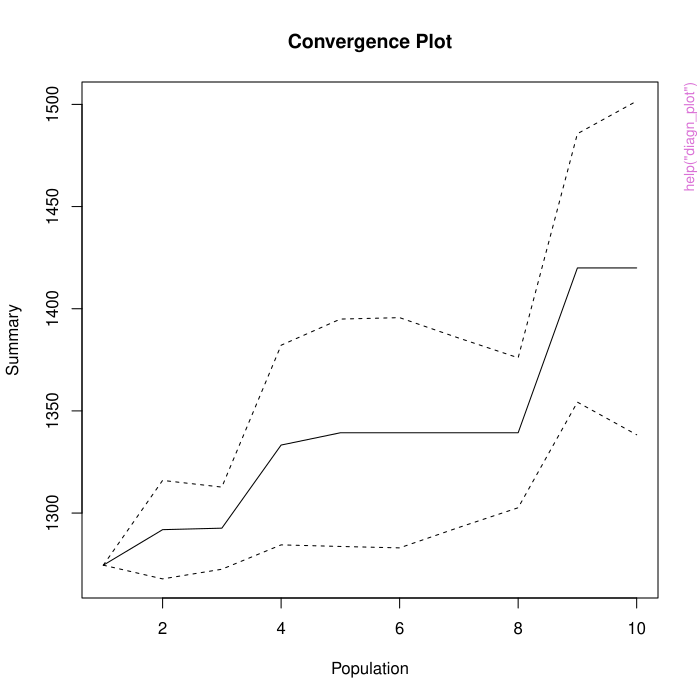

Write the R code that produced this figure.
pkgname <- "FFMS"
source(file.path(R.home("share"), "R", "examples-header.R"))
options(warn = 1)
library('FFMS')

base::assign(".oldSearch", base::search(), pos = 'CheckExEnv')
base::assign(".old_wd", base::getwd(), pos = 'CheckExEnv')
cleanEx()
nameEx("abalone")
### * abalone

flush(stderr()); flush(stdout())

### Name: abalone
### Title: Physical Measurements of 4177 Abalones, a Species of Sea Snail.
### Aliases: abalone
### Keywords: datasets

### ** Examples


data(abalone)
## maybe str(abalone) ; plot(abalone) ...




cleanEx()
nameEx("aggr.ffms_predict")
### * aggr.ffms_predict

flush(stderr()); flush(stdout())

### Name: aggr.ffms_predict
### Title: Access Aggregated Predictions
### Aliases: aggr.ffms_predict

### ** Examples




cleanEx()
nameEx("arcsinh")
### * arcsinh

flush(stderr()); flush(stdout())

### Name: arcsinh
### Title: Arcsinh Transform
### Aliases: arcsinh

### ** Examples

arcsinh(2)




cleanEx()
nameEx("coef.bgnlm_model")
### * coef.bgnlm_model

flush(stderr()); flush(stdout())

### Name: coef.bgnlm_model
### Title: Coefficients for BGNLM Model
### Aliases: coef.bgnlm_model

### ** Examples

data(exoplanet)
model <- get.best.model(ffms(semimajoraxis ~ ., data = exoplanet, family = "gaussian"))
coef(model)



cleanEx()
nameEx("coef.ffms_base")
### * coef.ffms_base

flush(stderr()); flush(stdout())

### Name: coef.ffms_base
### Title: Coefficients for FFMS Model
### Aliases: coef.ffms_base

### ** Examples

data(exoplanet)
model <- ffms(semimajoraxis ~ ., data = exoplanet, method = "ffms_base", transforms = c("sigmoid"))
coef(model)



cleanEx()
nameEx("coef.ffms_merged")
### * coef.ffms_merged

flush(stderr()); flush(stdout())

### Name: coef.ffms_merged
### Title: Coefficients for FFMS Merged Model
### Aliases: coef.ffms_merged

### ** Examples

data(exoplanet)
model <- ffms(semimajoraxis ~ ., data = exoplanet, 
method = "ffms.parallel", transforms = c("sigmoid"), 
runs = 2, cores = 1)
coef(model)



cleanEx()
nameEx("coef.fms_base")
### * coef.fms_base

flush(stderr()); flush(stdout())

### Name: coef.fms_base
### Title: Coefficients for FMS Model
### Aliases: coef.fms_base

### ** Examples

data(exoplanet)
model <- ffms(semimajoraxis ~ ., data = exoplanet, method = "fms_base")
coef(model)



cleanEx()
nameEx("coef.fms_parallel")
### * coef.fms_parallel

flush(stderr()); flush(stdout())

### Name: coef.fms_parallel
### Title: Coefficients for FMS Parallel Model
### Aliases: coef.fms_parallel

### ** Examples

data(exoplanet)
model <- ffms(semimajoraxis ~ ., data = exoplanet, method = "fms.parallel", cores = 1, runs = 2)
coef(model)



cleanEx()
nameEx("compute_effects")
### * compute_effects

flush(stderr()); flush(stdout())

### Name: compute_effects
### Title: Compute Effects for Specified Covariates Using a Fitted Model
### Aliases: compute_effects

### ** Examples


data <- data.frame(matrix(rnorm(600), 100))
result <- fms.parallel(runs = 2, 
cores = 1, 
y = matrix(rnorm(100), 100),
x = data, 
loglik.pi = gaussian.loglik)
compute_effects(result,labels = names(data))




cleanEx()
nameEx("cos_deg")
### * cos_deg

flush(stderr()); flush(stdout())

### Name: cos_deg
### Title: Cosine Function for Degrees
### Aliases: cos_deg

### ** Examples

cos_deg(0)




cleanEx()
nameEx("diagn_plot")
### * diagn_plot

flush(stderr()); flush(stdout())

### Name: diagn_plot
### Title: Plot Convergence Diagnostics for FFMS or FFMS Merged Results
### Aliases: diagn_plot

### ** Examples

data(exoplanet)
result <- ffms(semimajoraxis ~ ., data = exoplanet, method = "ffms_base", transforms = c("sin"))
diagn_plot(result, FUN = median, conf = 0.95, main = "Convergence Plot")




cleanEx()
nameEx("erf")
### * erf

flush(stderr()); flush(stdout())

### Name: erf
### Title: Erf Function
### Aliases: erf

### ** Examples

erf(2)




cleanEx()
nameEx("exp_dbl")
### * exp_dbl

flush(stderr()); flush(stdout())

### Name: exp_dbl
### Title: Double Exponential Function
### Aliases: exp_dbl

### ** Examples

exp_dbl(2)




cleanEx()
nameEx("ffms")
### * ffms

flush(stderr()); flush(stdout())

### Name: ffms
### Title: Fit a BGNLM Model Using FMS or FFMS Sampling.
### Aliases: ffms

### ** Examples

# Fit a Gaussian multivariate time series model
ffms_result <- ffms(
 X1 ~ .,
 family = "gaussian",
 method = "ffms.parallel",
 data = data.frame(matrix(rnorm(600), 100)),
 transforms = c("sin","cos"),
 P = 10,
 runs = 1,
 cores = 1
)
summary(ffms_result)





cleanEx()
nameEx("ffms.mlik.master")
### * ffms.mlik.master

flush(stderr()); flush(stdout())

### Name: ffms.mlik.master
### Title: Master Log Marginal Likelihood Function
### Aliases: ffms.mlik.master

### ** Examples

ffms.mlik.master(y = rnorm(100), 
x = matrix(rnorm(100)), 
c(TRUE,TRUE), 
list(oc = 1),
mlpost_params = list(family = "gaussian", beta_prior = list(type = "g-prior", a = 2),
         r = exp(-0.5)))




cleanEx()
nameEx("ffms.parallel")
### * ffms.parallel

flush(stderr()); flush(stdout())

### Name: ffms.parallel
### Title: Run Multiple FFMS (Genetically Modified FMS) Runs in Parallel.
### Aliases: ffms.parallel

### ** Examples

result <- ffms.parallel(
  runs = 1,
  cores = 1,
  loglik.pi = NULL,
  y = matrix(rnorm(100), 100),
  x = matrix(rnorm(600), 100),
  transforms = c("p0", "exp_dbl")
)

summary(result)

plot(result)




cleanEx()
nameEx("ffms_base")
### * ffms_base

flush(stderr()); flush(stdout())

### Name: ffms_base
### Title: Main Algorithm for FFMS (Genetically Modified FMS)
### Aliases: ffms_base

### ** Examples

result <- ffms_base(y = matrix(rnorm(100), 100),
x = matrix(rnorm(600), 100), 
P = 2, 
transform = c("p0", "exp_dbl"))
summary(result)
plot(result)




cleanEx()
nameEx("fitted.ffms_predict")
### * fitted.ffms_predict

flush(stderr()); flush(stdout())

### Name: fitted.ffms_predict
### Title: Access Fitted Values
### Aliases: fitted.ffms_predict

### ** Examples




cleanEx()
nameEx("fms.parallel")
### * fms.parallel

flush(stderr()); flush(stdout())

### Name: fms.parallel
### Title: Run Multiple FMS Runs in Parallel, Merging the Results Before
###   Returning.
### Aliases: fms.parallel

### ** Examples

result <- fms.parallel(runs = 1, 
cores = 1, 
loglik.pi = FFMS::gaussian.loglik,
y = matrix(rnorm(100), 100),
x = matrix(rnorm(600), 100))
summary(result)
plot(result)




cleanEx()
nameEx("fms_base")
### * fms_base

flush(stderr()); flush(stdout())

### Name: fms_base
### Title: Main Algorithm for FMS (Genetically Modified FMS)
### Aliases: fms_base

### ** Examples

result <- fms_base(
y = matrix(rnorm(100), 100),
x = matrix(rnorm(600), 100),
loglik.pi = gaussian.loglik)
summary(result)
plot(result)




cleanEx()
nameEx("gaussian.loglik")
### * gaussian.loglik

flush(stderr()); flush(stdout())

### Name: gaussian.loglik
### Title: Log Likelihood Function for Gaussian Regression with a Jeffreys
###   Prior and BIC Approximation
### Aliases: gaussian.loglik

### ** Examples

gaussian.loglik(rnorm(100), matrix(rnorm(100)), TRUE, list(oc = 1), NULL)





cleanEx()
nameEx("gelu")
### * gelu

flush(stderr()); flush(stdout())

### Name: gelu
### Title: GELU Function
### Aliases: gelu

### ** Examples

gelu(2)




cleanEx()
nameEx("gen.params.ffms_base")
### * gen.params.ffms_base

flush(stderr()); flush(stdout())

### Name: gen.params.ffms_base
### Title: Generate a Parameter List for FFMS (Genetically Modified FMS)
### Aliases: gen.params.ffms_base

### ** Examples

data <- data.frame(y = rnorm(100), x1 = rnorm(100), x2 = rnorm(100))
params <- gen.params.ffms_base(ncol(data) - 1)
str(params)




cleanEx()
nameEx("gen.params.fms_base")
### * gen.params.fms_base

flush(stderr()); flush(stdout())

### Name: gen.params.fms_base
### Title: Generate a Parameter List for FMS (Mode Jumping MCMC)
### Aliases: gen.params.fms_base

### ** Examples

gen.params.fms_base(matrix(rnorm(600), 100))





cleanEx()
nameEx("gen.probs.ffms_base")
### * gen.probs.ffms_base

flush(stderr()); flush(stdout())

### Name: gen.probs.ffms_base
### Title: Generate a Probability List for FFMS (Genetically Modified FMS)
### Aliases: gen.probs.ffms_base

### ** Examples

gen.probs.ffms_base(c("p0", "exp_dbl"))





cleanEx()
nameEx("gen.probs.fms_base")
### * gen.probs.fms_base

flush(stderr()); flush(stdout())

### Name: gen.probs.fms_base
### Title: Generate a Probability List for FMS (Mode Jumping MCMC)
### Aliases: gen.probs.fms_base

### ** Examples

gen.probs.fms_base()




cleanEx()
nameEx("get.best.model")
### * get.best.model

flush(stderr()); flush(stdout())

### Name: get.best.model
### Title: Extract the Best Model from MJMCMC or GMJMCMC Results
### Aliases: get.best.model

### ** Examples

data(exoplanet)
result <- ffms(semimajoraxis ~ ., data = exoplanet, method = "fms_base")
get.best.model(result)




cleanEx()
nameEx("get.mpm.model")
### * get.mpm.model

flush(stderr()); flush(stdout())

### Name: get.mpm.model
### Title: Retrieve the Median Probability Model (MPM)
### Aliases: get.mpm.model

### ** Examples

## Not run: 
##D # Simulate data
##D set.seed(42)
##D x <- data.frame(
##D   PlanetaryMassJpt = rnorm(100),
##D   RadiusJpt = rnorm(100),
##D   PeriodDays = rnorm(100)
##D )
##D y <- 1 + 0.5 * x$PlanetaryMassJpt - 0.3 * x$RadiusJpt + rnorm(100)
##D 
##D # Assume 'result' is a fitted object from ffms_base or fms_base
##D result <- fms_base(cbind(y,x))  
##D 
##D # Get the MPM
##D mpm_model <- get.mpm.model(result, y, x, family = "gaussian")
##D 
##D # Access coefficients
##D mpm_model$coefs
## End(Not run)




cleanEx()
nameEx("hs")
### * hs

flush(stderr()); flush(stdout())

### Name: hs
### Title: Heavy Side Function
### Aliases: hs

### ** Examples

hs(2)




cleanEx()
nameEx("impute_x")
### * impute_x

flush(stderr()); flush(stdout())

### Name: impute_x
### Title: Impute Missing Values in the Data
### Aliases: impute_x

### ** Examples




cleanEx()
nameEx("impute_x_pred")
### * impute_x_pred

flush(stderr()); flush(stdout())

### Name: impute_x_pred
### Title: Impute Missing Values in Test Data Using Training Data
### Aliases: impute_x_pred

### ** Examples




cleanEx()
nameEx("log_prior")
### * log_prior

flush(stderr()); flush(stdout())

### Name: log_prior
### Title: Log Model Prior Function
### Aliases: log_prior

### ** Examples

log_prior(mlpost_params = list(r=2), complex = list(oc = 2))




cleanEx()
nameEx("logistic.loglik")
### * logistic.loglik

flush(stderr()); flush(stdout())

### Name: logistic.loglik
### Title: Log Likelihood Function for Logistic Regression with a Jeffreys
###   Parameter Prior and BIC Approximations of the Posterior.
### Aliases: logistic.loglik

### ** Examples

logistic.loglik(as.integer(rnorm(100) > 0), matrix(rnorm(100)), TRUE, list(oc = 1))





cleanEx()
nameEx("marginal.probs")
### * marginal.probs

flush(stderr()); flush(stdout())

### Name: marginal.probs
### Title: Function for Calculating Marginal Inclusion Probabilities of
###   Features Given a List of Models
### Aliases: marginal.probs

### ** Examples

result <- ffms_base(x = matrix(rnorm(600), 100),
y = matrix(rnorm(100), 100), 
P = 2, 
transforms = c("p0", "exp_dbl"))
marginal.probs(result$models[[1]])




cleanEx()
nameEx("merge_results")
### * merge_results

flush(stderr()); flush(stdout())

### Name: merge_results
### Title: Merge a List of Multiple Results from Many Runs
### Aliases: merge_results

### ** Examples

result <-  ffms(semimajoraxis ~ ., data = exoplanet,
 method = "ffms.parallel", transforms = c("sigmoid"), 
 runs = 2, cores = 1)

summary(result)

plot(result)

merge_results(result$results.raw)




cleanEx()
nameEx("model.string")
### * model.string

flush(stderr()); flush(stdout())

### Name: model.string
### Title: Function to Generate a Function String for a Model Consisting of
###   Features
### Aliases: model.string

### ** Examples

result <- ffms_base(y = matrix(rnorm(100), 100),
x = matrix(rnorm(600), 100), 
P = 2, transforms =  c("p0", "exp_dbl"))
summary(result)
plot(result)
model.string(c(TRUE, FALSE, TRUE, FALSE, TRUE), result$populations[[1]])
model.string(result$models[[1]][1][[1]]$model, result$populations[[1]])




cleanEx()
nameEx("ngelu")
### * ngelu

flush(stderr()); flush(stdout())

### Name: ngelu
### Title: Negative GELU Function
### Aliases: ngelu

### ** Examples

ngelu(2)




cleanEx()
nameEx("nhs")
### * nhs

flush(stderr()); flush(stdout())

### Name: nhs
### Title: Negative Heavy Side Function
### Aliases: nhs

### ** Examples

nhs(2)




cleanEx()
nameEx("not")
### * not

flush(stderr()); flush(stdout())

### Name: not
### Title: Not x
### Aliases: not

### ** Examples

not(TRUE)




cleanEx()
nameEx("nrelu")
### * nrelu

flush(stderr()); flush(stdout())

### Name: nrelu
### Title: Negative ReLU Function
### Aliases: nrelu

### ** Examples

nrelu(2)




cleanEx()
nameEx("p0")
### * p0

flush(stderr()); flush(stdout())

### Name: p0
### Title: p0 Polynomial Term
### Aliases: p0

### ** Examples

p0(2)




cleanEx()
nameEx("p05")
### * p05

flush(stderr()); flush(stdout())

### Name: p05
### Title: p05 Polynomial Term
### Aliases: p05

### ** Examples

p05(2)




cleanEx()
nameEx("p0p0")
### * p0p0

flush(stderr()); flush(stdout())

### Name: p0p0
### Title: p0p0 Polynomial Term
### Aliases: p0p0

### ** Examples

p0p0(2)




cleanEx()
nameEx("p0p05")
### * p0p05

flush(stderr()); flush(stdout())

### Name: p0p05
### Title: p0p05 Polynomial Term
### Aliases: p0p05

### ** Examples

p0p05(2)




cleanEx()
nameEx("p0p1")
### * p0p1

flush(stderr()); flush(stdout())

### Name: p0p1
### Title: p0p1 Polynomial Term
### Aliases: p0p1

### ** Examples

p0p1(2)




cleanEx()
nameEx("p0p2")
### * p0p2

flush(stderr()); flush(stdout())

### Name: p0p2
### Title: p0p2 Polynomial Term
### Aliases: p0p2

### ** Examples

p0p2(2)




cleanEx()
nameEx("p0p3")
### * p0p3

flush(stderr()); flush(stdout())

### Name: p0p3
### Title: p0p3 Polynomial Term
### Aliases: p0p3

### ** Examples

p0p3(2)




cleanEx()
nameEx("p0pm05")
### * p0pm05

flush(stderr()); flush(stdout())

### Name: p0pm05
### Title: p0pm05 Polynomial Term
### Aliases: p0pm05

### ** Examples

p0pm05(2)




cleanEx()
nameEx("p0pm1")
### * p0pm1

flush(stderr()); flush(stdout())

### Name: p0pm1
### Title: p0pm1 Polynomial Terms
### Aliases: p0pm1

### ** Examples

p0pm1(2)




cleanEx()
nameEx("p0pm2")
### * p0pm2

flush(stderr()); flush(stdout())

### Name: p0pm2
### Title: p0pm2 Polynomial Term
### Aliases: p0pm2

### ** Examples

p0pm2(2)




cleanEx()
nameEx("p2")
### * p2

flush(stderr()); flush(stdout())

### Name: p2
### Title: p2 Polynomial Term
### Aliases: p2

### ** Examples

p2(2)




cleanEx()
nameEx("p3")
### * p3

flush(stderr()); flush(stdout())

### Name: p3
### Title: p3 Polynomial Term
### Aliases: p3

### ** Examples

p3(2)




cleanEx()
nameEx("plot.bgnlm_model")
### * plot.bgnlm_model

flush(stderr()); flush(stdout())

### Name: plot.bgnlm_model
### Title: Plot BGNLM Model
### Aliases: plot.bgnlm_model

### ** Examples

data(exoplanet)
model <- get.best.model(ffms(semimajoraxis ~ ., data = exoplanet, family = "gaussian"))
plot(model)



cleanEx()
nameEx("plot.ffms_base")
### * plot.ffms_base

flush(stderr()); flush(stdout())

### Name: plot.ffms_base
### Title: Function to Plot GMJMCMC Results and Merged Results from
###   merge.results
### Aliases: plot.ffms_base

### ** Examples

result <- ffms_base(y = matrix(rnorm(100), 100),
x = matrix(rnorm(600), 100), 
P = 2, 
transforms = c("p0", "exp_dbl"))
plot(result)





cleanEx()
nameEx("plot.ffms_merged")
### * plot.ffms_merged

flush(stderr()); flush(stdout())

### Name: plot.ffms_merged
### Title: Plot a ffms_merged Run
### Aliases: plot.ffms_merged

### ** Examples

result <- ffms.parallel(
 runs = 1,
 cores = 1,
 y = matrix(rnorm(100), 100),
 x = matrix(rnorm(600), 100),
 P = 2,
 transforms = c("p0", "exp_dbl")
)
plot(result)




cleanEx()
nameEx("plot.ffms_predict")
### * plot.ffms_predict

flush(stderr()); flush(stdout())

### Name: plot.ffms_predict
### Title: Plot FFMS Prediction Object
### Aliases: plot.ffms_predict

### ** Examples




cleanEx()
nameEx("plot.fms_base")
### * plot.fms_base

flush(stderr()); flush(stdout())

### Name: plot.fms_base
### Title: Function to Plot GMJMCMC Results and Merged Results from
###   merge.results
### Aliases: plot.fms_base

### ** Examples

result <- fms_base(
y = matrix(rnorm(100), 100),
x = matrix(rnorm(600), 100),
loglik.pi = gaussian.loglik)
plot(result)




cleanEx()
nameEx("plot.fms_parallel")
### * plot.fms_parallel

flush(stderr()); flush(stdout())

### Name: plot.fms_parallel
### Title: Plot an fms.parallel Run
### Aliases: plot.fms_parallel

### ** Examples

result <- fms.parallel(runs = 1, 
cores = 1, 
y = matrix(rnorm(100), 100),
x = matrix(rnorm(600), 100), 
loglik.pi = gaussian.loglik)
plot(result)




cleanEx()
nameEx("pm05")
### * pm05

flush(stderr()); flush(stdout())

### Name: pm05
### Title: pm05 Polynomial Term
### Aliases: pm05

### ** Examples

pm05(2)




cleanEx()
nameEx("pm1")
### * pm1

flush(stderr()); flush(stdout())

### Name: pm1
### Title: pm1 Polynomial Term
### Aliases: pm1

### ** Examples

pm1(2)




cleanEx()
nameEx("pm2")
### * pm2

flush(stderr()); flush(stdout())

### Name: pm2
### Title: pm2 Polynomial Term
### Aliases: pm2

### ** Examples

pm2(2)




cleanEx()
nameEx("predict.bgnlm_model")
### * predict.bgnlm_model

flush(stderr()); flush(stdout())

### Name: predict.bgnlm_model
### Title: Predict Responses from a BGNLM Model
### Aliases: predict.bgnlm_model

### ** Examples

data(exoplanet)
model <- ffms(semimajoraxis ~ ., data = exoplanet)
preds <- predict(get.best.model(model), exoplanet[,-1])



cleanEx()
nameEx("predict.ffms_base")
### * predict.ffms_base

flush(stderr()); flush(stdout())

### Name: predict.ffms_base
### Title: Predict Using a FFMS Result Object
### Aliases: predict.ffms_base

### ** Examples

result <- ffms_base(
 x = matrix(rnorm(600), 100),
 y = matrix(rnorm(100), 100),
 P = 2,
 transforms = c("p0", "exp_dbl")
)
preds <- predict(result, matrix(rnorm(600), 100))





cleanEx()
nameEx("predict.ffms_merged")
### * predict.ffms_merged

flush(stderr()); flush(stdout())

### Name: predict.ffms_merged
### Title: Predict Using a Merged FFMS Result Object
### Aliases: predict.ffms_merged

### ** Examples

result <- ffms.parallel(
 runs = 1,
 cores = 1,
 x = matrix(rnorm(600), 100),
 y = matrix(rnorm(100), 100),
 P = 2,
 transforms = c("p0", "exp_dbl")
)
preds <- predict(result, matrix(rnorm(600), 100))




cleanEx()
nameEx("predict.ffms_parallel")
### * predict.ffms_parallel

flush(stderr()); flush(stdout())

### Name: predict.ffms_parallel
### Title: Predict Using a FFMS Result Object from a Parallel Run
### Aliases: predict.ffms_parallel

### ** Examples

result <- ffms.parallel(
 runs = 1,
 cores = 1,
 x = matrix(rnorm(600), 100),
 y = matrix(rnorm(100), 100),
 P = 2,
 transforms = c("p0", "exp_dbl")
)
preds <- predict(result, matrix(rnorm(600), 100))




cleanEx()
nameEx("predict.fms_base")
### * predict.fms_base

flush(stderr()); flush(stdout())

### Name: predict.fms_base
### Title: Predict Using an FMS Result Object
### Aliases: predict.fms_base

### ** Examples

result <- fms_base(
x = matrix(rnorm(600), 100),
y = matrix(rnorm(100), 100),
loglik.pi = gaussian.loglik)
preds <- predict(result, matrix(rnorm(600), 100))




cleanEx()
nameEx("predict.fms_parallel")
### * predict.fms_parallel

flush(stderr()); flush(stdout())

### Name: predict.fms_parallel
### Title: Predict Using an FMS Result Object from a Parallel Run
### Aliases: predict.fms_parallel

### ** Examples

result <- fms.parallel(runs = 1, 
cores = 1, 
x = matrix(rnorm(600), 100),
y = matrix(rnorm(100), 100), 
loglik.pi = gaussian.loglik)
preds <- predict(result, matrix(rnorm(600), 100))




cleanEx()
nameEx("predmean.ffms_predict")
### * predmean.ffms_predict

flush(stderr()); flush(stdout())

### Name: predmean.ffms_predict
### Title: Access Mean Predictions
### Aliases: predmean.ffms_predict

### ** Examples




cleanEx()
nameEx("predquantiles.ffms_predict")
### * predquantiles.ffms_predict

flush(stderr()); flush(stdout())

### Name: predquantiles.ffms_predict
### Title: Access Quantile Predictions
### Aliases: predquantiles.ffms_predict

### ** Examples




cleanEx()
nameEx("print.bgnlm_model")
### * print.bgnlm_model

flush(stderr()); flush(stdout())

### Name: print.bgnlm_model
### Title: Print BGNLM Model Object
### Aliases: print.bgnlm_model

### ** Examples

data(exoplanet)
model <- get.best.model(ffms(semimajoraxis ~ ., data = exoplanet, 
family = "gaussian"))
print(model)
model <- get.mpm.model(ffms(semimajoraxis ~ ., data = exoplanet, 
family = "gaussian"), y = exoplanet[,1],x = exoplanet[,-1])
print(model)



cleanEx()
nameEx("print.feature")
### * print.feature

flush(stderr()); flush(stdout())

### Name: print.feature
### Title: Print Method for \"feature\" Class
### Aliases: print.feature

### ** Examples

result <- ffms_base(x = matrix(rnorm(600), 100),
y = matrix(rnorm(100), 100), 
P = 2, 
transforms = c("p0", "exp_dbl"))
print(result$populations[[1]][1])




cleanEx()
nameEx("print.ffms_base")
### * print.ffms_base

flush(stderr()); flush(stdout())

### Name: print.ffms_base
### Title: Print FFMS Model Object
### Aliases: print.ffms_base

### ** Examples

data(exoplanet)
model <- ffms(semimajoraxis ~ ., data = exoplanet,method = "ffms_base", transforms = c("sigmoid"))
print(model)



cleanEx()
nameEx("print.ffms_merged")
### * print.ffms_merged

flush(stderr()); flush(stdout())

### Name: print.ffms_merged
### Title: Print FFMS Merged Model Object
### Aliases: print.ffms_merged

### ** Examples

data(exoplanet)
model <- ffms(semimajoraxis ~ ., data = exoplanet, 
method = "ffms.parallel", cores = 1, runs = 2, 
transforms = c("sigmoid"))

print(model)



cleanEx()
nameEx("print.ffms_predict")
### * print.ffms_predict

flush(stderr()); flush(stdout())

### Name: print.ffms_predict
### Title: Print FFMS Prediction Object
### Aliases: print.ffms_predict

### ** Examples




cleanEx()
nameEx("print.fms_base")
### * print.fms_base

flush(stderr()); flush(stdout())

### Name: print.fms_base
### Title: Print FMS Model Object
### Aliases: print.fms_base

### ** Examples

data(exoplanet)
model <- ffms(semimajoraxis ~ ., data = exoplanet, method = "fms_base")
print(model)



cleanEx()
nameEx("print.fms_parallel")
### * print.fms_parallel

flush(stderr()); flush(stdout())

### Name: print.fms_parallel
### Title: Print FMS Parallel Model Object
### Aliases: print.fms_parallel

### ** Examples

data(exoplanet)
model <- ffms(semimajoraxis ~ ., data = exoplanet, method = "fms.parallel", cores = 1, runs = 2)
print(model)



cleanEx()
nameEx("relu")
### * relu

flush(stderr()); flush(stdout())

### Name: relu
### Title: ReLU Function
### Aliases: relu

### ** Examples

relu(2)




cleanEx()
nameEx("residuals.bgnlm_model")
### * residuals.bgnlm_model

flush(stderr()); flush(stdout())

### Name: residuals.bgnlm_model
### Title: Residuals for BGNLM Model
### Aliases: residuals.bgnlm_model

### ** Examples

library(FFMS)
data(exoplanet)
model <- get.best.model(ffms(semimajoraxis ~ ., data = exoplanet, family = "gaussian"))
hist(residuals(model, exoplanet[,1], exoplanet[,-1]))



cleanEx()
nameEx("residuals.ffms_base")
### * residuals.ffms_base

flush(stderr()); flush(stdout())

### Name: residuals.ffms_base
### Title: Residuals for FFMS Model
### Aliases: residuals.ffms_base

### ** Examples

data(exoplanet)
model <- ffms(semimajoraxis ~ ., data = exoplanet, method = "ffms_base", transforms = c("sigmoid"))
hist(residuals(model, exoplanet[,1], exoplanet[,-1]))



cleanEx()
nameEx("residuals.ffms_merged")
### * residuals.ffms_merged

flush(stderr()); flush(stdout())

### Name: residuals.ffms_merged
### Title: Residuals for FFMS Merged Model
### Aliases: residuals.ffms_merged

### ** Examples

data(exoplanet)
model <- ffms(semimajoraxis ~ ., data = exoplanet, 
method = "ffms.parallel", transforms = c("sigmoid"), 
runs = 2, cores = 1)
hist(residuals(model, exoplanet[,1], exoplanet[,-1]))



cleanEx()
nameEx("residuals.fms_base")
### * residuals.fms_base

flush(stderr()); flush(stdout())

### Name: residuals.fms_base
### Title: Residuals for FMS Model
### Aliases: residuals.fms_base

### ** Examples

data(exoplanet)
model <- ffms(semimajoraxis ~ ., data = exoplanet, method = "fms_base")
hist(residuals(model, exoplanet[,1], exoplanet[,-1]))



cleanEx()
nameEx("residuals.fms_parallel")
### * residuals.fms_parallel

flush(stderr()); flush(stdout())

### Name: residuals.fms_parallel
### Title: Residuals for FMS Parallel Model
### Aliases: residuals.fms_parallel

### ** Examples

data(exoplanet)
model <- ffms(semimajoraxis ~ ., data = exoplanet, method = "fms.parallel",runs = 2, cores = 1)
hist(residuals(model, exoplanet[,1], exoplanet[,-1]))



cleanEx()
nameEx("set.transforms")
### * set.transforms

flush(stderr()); flush(stdout())

### Name: set.transforms
### Title: Set the Transformations Option for FFMS (Genetically Modified
###   FMS).
### Aliases: set.transforms

### ** Examples

set.transforms(c("p0","p1"))





cleanEx()
nameEx("sigmoid")
### * sigmoid

flush(stderr()); flush(stdout())

### Name: sigmoid
### Title: Sigmoid Function
### Aliases: sigmoid

### ** Examples

sigmoid(2)





cleanEx()
nameEx("sin_deg")
### * sin_deg

flush(stderr()); flush(stdout())

### Name: sin_deg
### Title: Sine Function for Degrees
### Aliases: sin_deg

### ** Examples

sin_deg(0)




cleanEx()
nameEx("sqroot")
### * sqroot

flush(stderr()); flush(stdout())

### Name: sqroot
### Title: Square Root Function
### Aliases: sqroot

### ** Examples

sqroot(4)




cleanEx()
nameEx("string.population")
### * string.population

flush(stderr()); flush(stdout())

### Name: string.population
### Title: Function to Get a Character Representation of a List of Features
### Aliases: string.population

### ** Examples

result <- ffms_base(y = matrix(rnorm(100), 100),
x = matrix(rnorm(600), 100), 
P = 2, 
transforms = c("p0", "exp_dbl"))
string.population(result$populations[[1]])




cleanEx()
nameEx("string.population.models")
### * string.population.models

flush(stderr()); flush(stdout())

### Name: string.population.models
### Title: Function to Get a Character Representation of a List of Models
### Aliases: string.population.models

### ** Examples

result <- ffms_base(y = matrix(rnorm(100), 100),
x = matrix(rnorm(600), 100), 
P = 2, 
transforms = c("p0", "exp_dbl"))
string.population.models(result$populations[[2]], result$models[[2]])




cleanEx()
nameEx("summary.ffms_predict")
### * summary.ffms_predict

flush(stderr()); flush(stdout())

### Name: summary.ffms_predict
### Title: Summary of FFMS Prediction Object
### Aliases: summary.ffms_predict

### ** Examples




cleanEx()
nameEx("troot")
### * troot

flush(stderr()); flush(stdout())

### Name: troot
### Title: Cube Root Function
### Aliases: troot

### ** Examples

troot(27)




### * <FOOTER>
###
cleanEx()
options(digits = 7L)
base::cat("Time elapsed: ", proc.time() - base::get("ptime", pos = 'CheckExEnv'),"\n")
grDevices::dev.off()
###
### Local variables: ***
### mode: outline-minor ***
### outline-regexp: "\\(> \\)?### [*]+" ***
### End: ***
quit('no')
